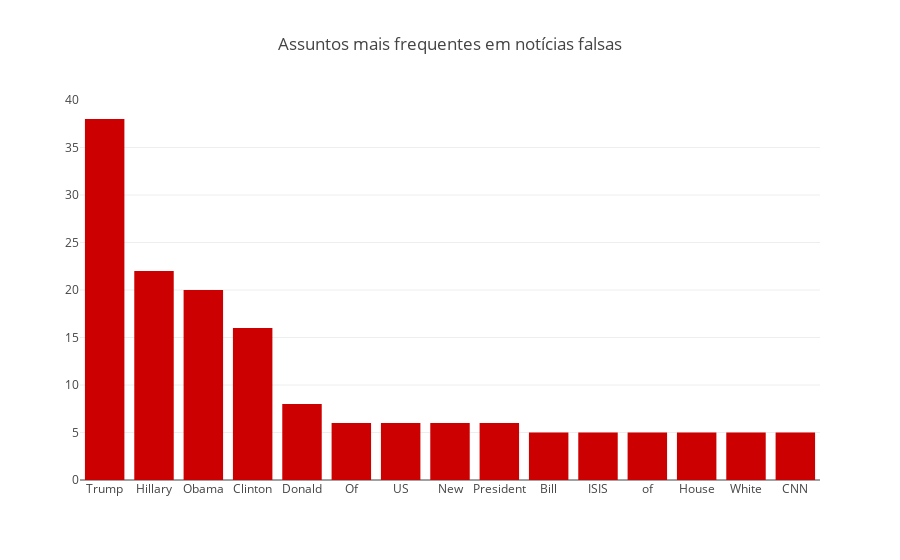

The cell this chart's notebook holds for it:
### Markdown cell above
<h1>Assuntos mais frequentes em notícias falsas</h1>

### Code cell
name_frequency_tuples = count_named_entities_df(fake_dataset,'title')

x_labels, y_counts = word_frequency_tuples_to_plottable_data(name_frequency_tuples)
data = [go.Bar(x=x_labels, y=y_counts, marker=dict(color='#cc0000'))]
layout = go.Layout(title="Assuntos mais frequentes em notícias falsas")
figure = go.Figure(data=data, layout=layout)
iplot(figure, filename='jupyter-basic_bar')

### Figure 1 — Plotly figure (JSON) as saved in the notebook; plotly's stock layout.template omitted (floating-point values rounded to 4 significant figures)
{"data": [{"marker": {"color": "#cc0000"}, "type": "bar", "uid": "354dc9c8-4146-4eaf-8e76-cf0fa0504342", "x": ["Trump", "Hillary", "Obama", "Clinton", "Donald", "Of", "US", "New", "President", "Bill", "ISIS", "of", "House", "White", "CNN"], "y": [38, 22, 20, 16, 8, 6, 6, 6, 6, 5, 5, 5, 5, 5, 5]}], "layout": {"title": "Assuntos mais frequentes em notícias falsas"}}
